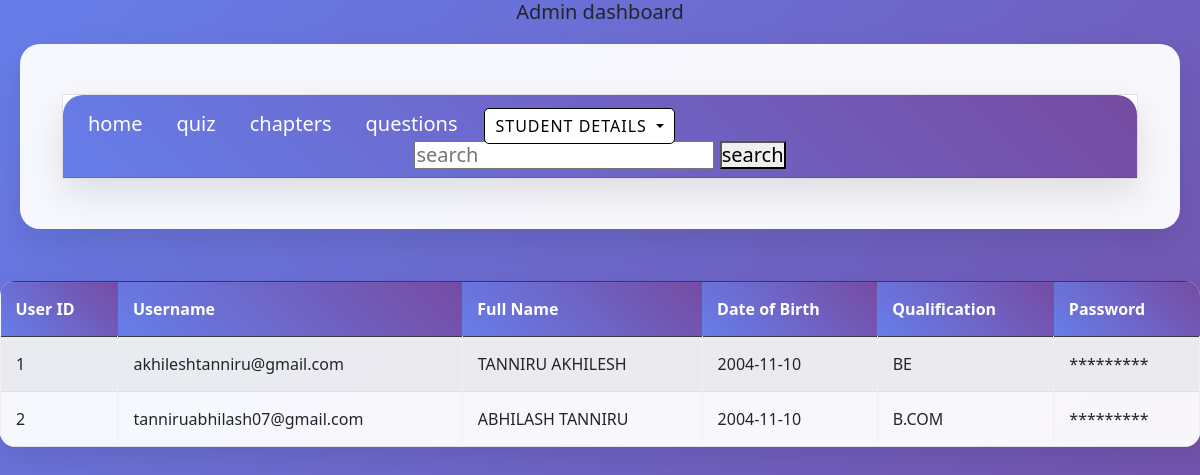
Page /student_personal_details.html on the committed database.
### controllers/models.py (models this page shows)
class User(db.Model):
    __tablename__= 'user'
    uid=db.Column(db.Integer,autoincrement=True,primary_key=True,nullable=False)
    username=db.Column(db.String,nullable=False)
    fullname=db.Column(db.String,nullable=False)
    dob=db.Column(db.String,nullable=False)
    qualification=db.Column(db.String,nullable=False)
    password=db.Column(db.String,nullable=False)

### main.py (the view)
@app.route('/student_personal_details.html', methods=['GET', 'POST'])
def student_personal_details():
    users = User.query.all()
    return render_template('student_personal_details.html', users=users)

### templates/student_personal_details.html (shortened to what this page needs)
<!DOCTYPE html>
<html>
  <head>
    <link rel="stylesheet" href="/static/style.css">
    <link href="https://cdn.jsdelivr.net/npm/bootstrap@5.0.2/dist/css/bootstrap.min.css" rel="stylesheet">
    <h5 style="text-align:center">Admin dashboard<h5>
  </head>
  <header>
    <div id="canvas">
       <div class="container">
        <div class="card text-center">
          <div class="card-header">
            <ul class="nav nav-tabs card-header-tabs">
              <li class="nav-item">
                <a class="nav-link " href="adminhome">home</a>
              </li>
              <li class="nav-item">
                <a class="nav-link" href="quiz">quiz</a>
              </li>
              <li class="nav-item">
                <a class="nav-link" href="chapters">chapters</a>
              </li>
              <li class="nav-item">
                <a class="nav-link" href="questions">questions</a>
              </li>
              <div class="dropdown">
                <button class="btn btn-secondary dropdown-toggle" type="button" data-bs-toggle="dropdown" aria-expanded="false" fdprocessedid="3nilc" style="display: table-column; background-color: rgb(255, 255, 255); color: rgb(0, 0, 0); border: 1px solid rgb(0, 0, 0); border-radius: 5px; padding: 5px 10px; margin: 5px 10px;">
                  student details
                </button>
              </div>
              </ul>
              <form >
                <input type="text" placeholder="search" name="search">
                <button type="submit">search</button>
              </form>
        </div>
    </div>
    </div>
  </header>
  <br> <h4> {{heading}} </h4>
  {% if users %}
        <table class="table table-bordered table-striped">
            <thead class="table-dark">
                <tr >
                    <th>User ID</th>
                    <th>Username</th>
                    <th>Full Name</th>
                    <th>Date of Birth</th>
                    <th>Qualification</th>
                    <th>Password</th>
                </tr>
            </thead>
            <tbody>
                {% for user in users %}
                    <tr>
                        <td>{{ user.uid }}</td>
                        <td>{{ user.username }}</td>
                        <td>{{ user.fullname }}</td>
                        <td>{{ user.dob }}</td>
                        <td>{{ user.qualification }}</td>
                        <td>*********</td>
                {% endfor %}
            </tbody>
        </table>
    {% else %}
        <p>No users found.</p>
    {% endif %}
</body>
</html>

### static/style.css (style rules this page uses)
* { margin: 0; padding: 0; box-sizing: border-box; }
.container { max-width: 1200px; margin: 0 auto; padding: 20px; }
.nav-link { color: #fff !important; }
.card { background: rgba(255, 255, 255, 0.95); border: none; border-radius: 20px; box-shadow: 0 15px 35px rgba(0, 0, 0, 0.1); backdrop-filter: blur(10px); transition: transform 0.3s ease, box-shadow 0.3s ease; }
.card-header { background: linear-gradient(45deg, #667eea, #764ba2); color: white; border-radius: 20px 20px 0 0 !important; padding: 20px; border: none; }
.btn { border-radius: 25px; padding: 12px 30px; font-weight: 500; border: none; transition: all 0.3s ease; text-transform: uppercase; letter-spacing: 1px; }
.table { background: rgba(255, 255, 255, 0.95); border-radius: 15px; overflow: hidden; box-shadow: 0 10px 30px rgba(0, 0, 0, 0.1); }
.table thead th { background: linear-gradient(45deg, #667eea, #764ba2); color: white; border: none; padding: 15px; font-weight: 600; }
.table tbody td { padding: 15px; border-color: #f0f0f0; vertical-align: middle; }
#canvas, #canva { border-radius: 20px; border: none; padding: 30px; margin: 20px; background: rgba(255, 255, 255, 0.95); box-shadow: 0 15px 35px rgba(0, 0, 0, 0.1); }

### rows in the picture
User: uid "1", username "akhileshtanniru@gmail.com", fullname "TANNIRU AKHILESH", dob "2004-11-10", qualification "BE"
User: uid "2", username "tanniruabhilash07@gmail.com", fullname "ABHILASH TANNIRU", dob "2004-11-10", qualification "B.COM"
